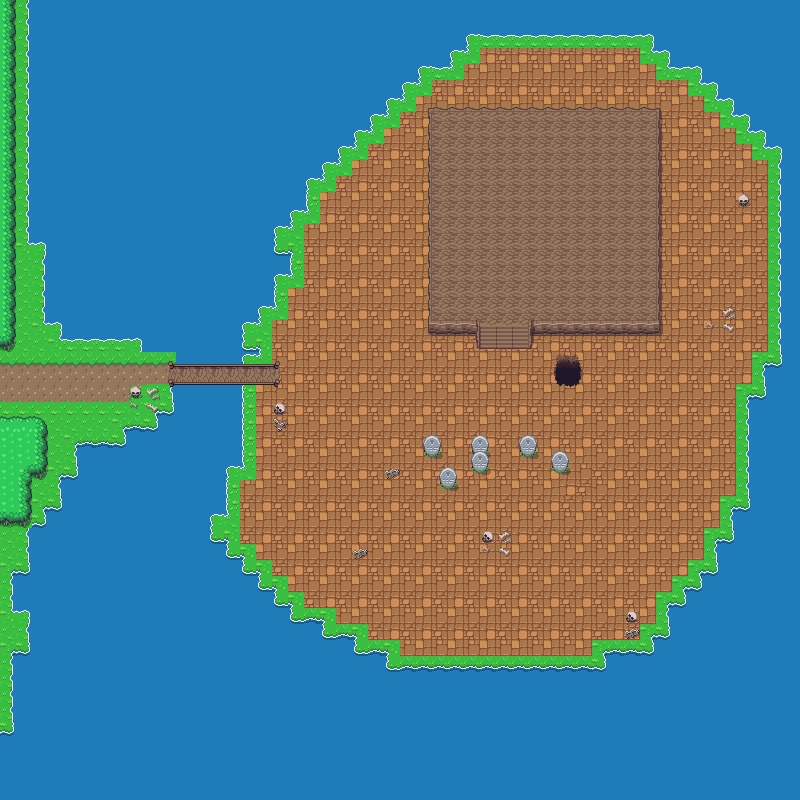

A 2D game scene composited from a Tiled map and its tileset images. What follows is a short description and the map's XML, with each tile layer's data collapsed to a summary:
An orthogonal 50x50 tile map with 16x16 px tiles, 3 tile layers (Ground, Stage, Above Stage) and 16 objects.

<map version="1.4" tiledversion="1.4.2" orientation="orthogonal" renderorder="left-down" width="50" height="50" tilewidth="16" tileheight="16" infinite="0" nextlayerid="6" nextobjectid="17">
 <tileset firstgid="1" name="overworld" tilewidth="16" tileheight="16" tilecount="1440" columns="40">
  <image source="../Art/Overworld.png" width="640" height="576" />
  <terraintypes>
   <terrain name="Path" tile="0" />
   <terrain name="Pond" tile="0" />
   <terrain name="VerticalBridge" tile="0" />
   <terrain name="HorizontalBridge" tile="0" />
   <terrain name="WaterFountain" tile="0" />
  </terraintypes>
  <tile id="242" terrain=",,,1" />
  <tile id="243" terrain=",,1,1" />
  <tile id="244" terrain=",,1," />
  <tile id="245" terrain=",,,2" />
  <tile id="246" terrain=",,2,2" />
  <tile id="247" terrain=",,2," />
  <tile id="248" terrain=",,,3" />
  <tile id="249" terrain=",,3,3" />
  <tile id="250" terrain=",,3," />
  <tile id="282" terrain=",1,,1" />
  <tile id="283" terrain="1,1,1,1" />
  <tile id="284" terrain="1,,1," />
  <tile id="285" terrain=",2,,2" />
  <tile id="286" terrain="2,2,2,2" />
  <tile id="287" terrain="2,,2," />
  <tile id="288" terrain=",3,,3" />
  <tile id="289" terrain="3,3,3,3" />
  <tile id="290" terrain="3,,3," />
  <tile id="322" terrain=",1,," />
  <tile id="323" terrain="1,1,," />
  <tile id="324" terrain="1,,," />
  <tile id="325" terrain=",2,," />
  <tile id="326" terrain="2,2,," />
  <tile id="327" terrain="2,,," />
  <tile id="328" terrain=",3,," />
  <tile id="329" terrain="3,3,," />
  <tile id="330" terrain="3,,," />
  <tile id="362" terrain="1,1,1," />
  <tile id="363" terrain="1,1,,1" />
  <tile id="385" terrain=",,,4" />
  <tile id="386" terrain=",,4,4" />
  <tile id="387" terrain=",,4," />
  <tile id="402" terrain="1,,1,1" />
  <tile id="403" terrain=",1,1,1" />
  <tile id="425" terrain=",4,,4" />
  <tile id="426" terrain="4,4,4,4" />
  <tile id="427" terrain="4,,4," />
  <tile id="465" terrain=",4,," />
  <tile id="466" terrain="4,4,," />
  <tile id="467" terrain="4,,," />
  <tile id="1160" terrain=",,,0" />
  <tile id="1161" terrain=",,0,0" />
  <tile id="1162" terrain=",,0," />
  <tile id="1200" terrain=",0,,0" />
  <tile id="1201" terrain="0,0,0,0" />
  <tile id="1202" terrain="0,,0," />
  <tile id="1240" terrain=",0,," />
  <tile id="1241" terrain="0,0,," />
  <tile id="1242" terrain="0,,," />
  <tile id="1280" terrain="0,0,0," />
  <tile id="1281" terrain="0,0,,0" />
  <tile id="1320" terrain="0,,0,0" />
  <tile id="1321" terrain=",0,0,0" />
 </tileset>
 <layer id="1" name="Ground" width="50" height="50">
  <data>[2500 cells, 2500 non-empty, 23 distinct tile ids]</data>
 </layer>
 <layer id="4" name="Stage" width="50" height="50">
  <data>[2500 cells, 240 non-empty, 9 distinct tile ids]</data>
 </layer>
 <layer id="3" name="Above Stage" width="50" height="50">
  <data>[2500 cells, 123 non-empty, 44 distinct tile ids]</data>
 </layer>
 <objectgroup id="5" name="Collision Mask">
  <object id="1" x="28" y="241.333">
   <polygon points="0,0 -10.6667,109.333 -25.3333,112 -29.3333,-246.667 769.333,-241.333 770.667,-72 605.333,-210.667 442.667,-202.667 260,-6.66667 268,28 236,84 237.333,122.667 144,122.667 108,108 108,96 30.6667,100 30.6667,80 14.6667,81.3333 13.3333,-1.33333" />
  </object>
  <object id="2" x="1.33333" y="414.667">
   <polygon points="0,0 -2.66667,382.667 796,386.667 798.667,-49.3333 764,-49.3333 745.333,-24 745.333,85.3333 728,90.6667 646.667,224 590.667,246.667 402.667,249.333 353.333,218.667 298.667,190.667 258.667,152 230.667,122.667 230.667,58.6667 254.667,52 244,-29.3333 126.667,-30.6667 118.667,9.33333 113.333,21.3333 72,28 70.6667,53.3333 48,57.3333 46.6667,-1.33333" />
  </object>
  <object id="3" x="272" y="401" width="15" height="33" />
  <object id="4" x="385" y="466" width="14" height="13" />
  <object id="5" x="550" y="352" width="34" height="38" />
  <object id="6" x="736" y="193" width="14" height="16" />
  <object id="7" x="482" y="525" width="30" height="32" />
  <object id="8" x="624" y="607" width="15" height="34" />
  <object id="9" x="421" y="432" width="24" height="30" />
  <object id="10" x="435" y="462" width="27" height="34" />
  <object id="11" x="472" y="430" width="19" height="45" />
  <object id="12" x="516" y="433" width="54" height="43" />
  <object id="13" x="426" y="109">
   <polygon points="0,0 1,226 50,226 52,209 7,211 7,4 228,6 229,211 102,209 102,241 107,238 107,225 235,226 234,-2" />
  </object>
  <object id="14" x="473" y="338">
   <polygon points="0,0 2,14 10,12" />
  </object>
  <object id="15" x="769" y="148" width="32" height="218" />
  <object id="16" x="879" y="319" />
 </objectgroup>
</map>
